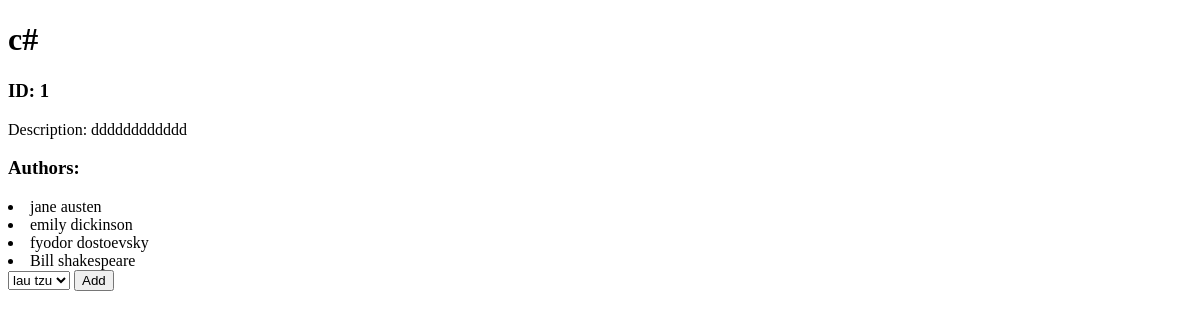
Page /books/1 on the earlier database version.
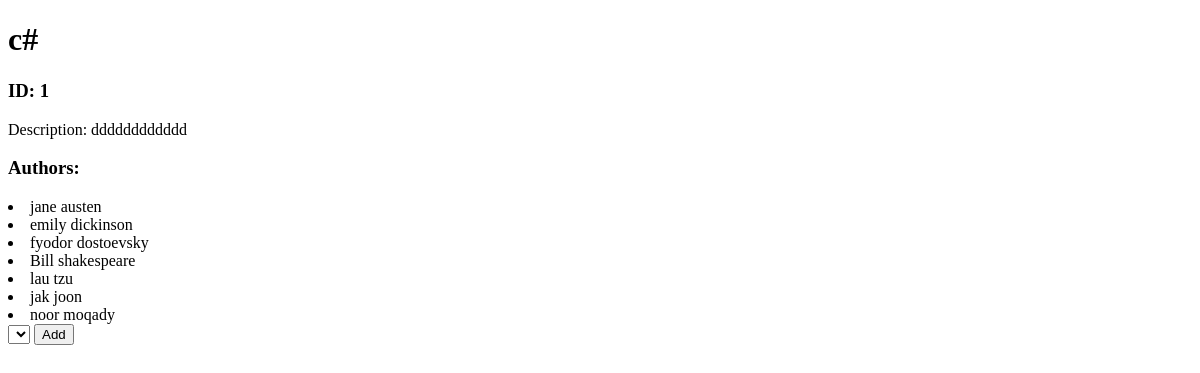
Same page on the later database version.
### app_books_authors_shell/models.py (models this page shows)
class Author(models.Model) :
    first_name = models.CharField(max_length=45)
    last_name = models.CharField(max_length=45)
    notes= models.CharField(max_length=45,default="nooooootes")
    books = models.ManyToManyField(Book, related_name="authors")
    created_at = models.DateTimeField(auto_now_add=True)
    updated_at = models.DateTimeField(auto_now=True)

### app_books_authors_shell/views.py (the view)
# urls.py: path('books/<int:id>', views.specific_book),
def specific_book(request, id):
    context={
        'specific_book':Book.objects.get(id=int(id)),
        'allauthors': Author.objects.all()
    }
    return render(request, "specific_book.html", context)

### app_books_authors_shell/templates/specific_book.html (shortened to what this page needs)
<!DOCTYPE html>
<html lang="en">
<head>
</head>
<body>
    <h1>{{specific_book.title}}</h1>
    <h3>ID: {{specific_book.id}}</h3>
    <p>Description: {{specific_book.desc}}</p>
    <h3>Authors:</h3>
    {%for author in specific_book.authors.all%}
    <li>{{author.first_name}} {{author.last_name}}</li>
    {%endfor%}
    <form action="/addauthor_to_book/{{specific_book.id}}" method="POST">
        <select name="authoselesct">
            {% for author in allauthors%}
                {% if author not in specific_book.authors.all %}
                <option value="{{author.id}}">{{author.first_name}} {{author.last_name}}</option>
                {%endif%}
            {%endfor%}
            </select>
            <input type="submit" value="Add">
    </form>
</body>
</html>

Differences in the rows shown:
now on this page (row unchanged): Author: first_name "lau", last_name "tzu"
added Author: first_name "jak", last_name "joon"
added Author: first_name "noor", last_name "moqady"
Other differences:
form field authoselesct: "lau tzu" → (not shown)
